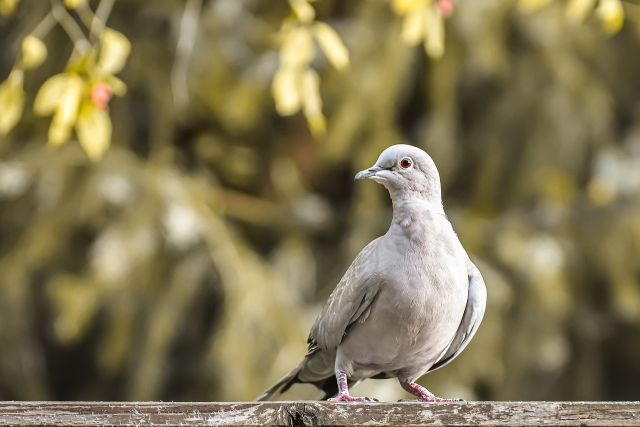
#> input picture open_cv/test_pic.jpg, 1280 x 853 px, given in place of the camera (shown at 1/2 size)
$ python color_picker.py
#> lines starting #> are read from the running program, lines starting #| are printed output that depends on the picture; after the words box and inside, x2 and y2 are one past the last pixel; in counts of white or black regions, pixels touching at a corner belong together
import cv2
import numpy as np


def empty(a):
    pass


frame_width = 640
frame_height = 480
capture = cv2.VideoCapture(0)
capture.set(3, frame_width)
capture.set(4, frame_height)
capture.set(11, 45)
capture.set(10, 25)

cv2.namedWindow("HSV")
cv2.resizeWindow("HSV", 640, 240)
cv2.createTrackbar("Hue min", "HSV", 0, 179, empty)
#> slider 'Hue min' is set to 35
cv2.createTrackbar("Sat min", "HSV", 0, 255, empty)
#> slider 'Sat min' is set to 51
cv2.createTrackbar("Val min", "HSV", 0, 255, empty)
#> slider 'Val min' is set to 51
cv2.createTrackbar("Hue max", "HSV", 179, 179 , empty)
cv2.createTrackbar("Sat max", "HSV", 255, 255, empty)
cv2.createTrackbar("Val max", "HSV", 255, 255, empty)
while True:
    _, img = capture.read()
#> img is the input picture: shape (853, 1280, 3); mean B, G, R 83.6, 119.1, 129.6
    imgHsv = cv2.cvtColor(img, cv2.COLOR_BGR2HSV)
#> imgHsv: shape (853, 1280, 3); mean H, S, V 25, 96.1, 129.6
    h_min = cv2.getTrackbarPos("Hue min", "HSV")
    h_max = cv2.getTrackbarPos("Hue max", "HSV")
    s_min = cv2.getTrackbarPos("Sat min", "HSV")
    s_max = cv2.getTrackbarPos("Sat max", "HSV")
    v_min = cv2.getTrackbarPos("Val min", "HSV")
    v_max = cv2.getTrackbarPos("Val max", "HSV")
    lower = np.array([h_min, s_min, v_min])
    upper = np.array([h_max, s_max, v_max])
    mask = cv2.inRange(imgHsv, lower, upper)
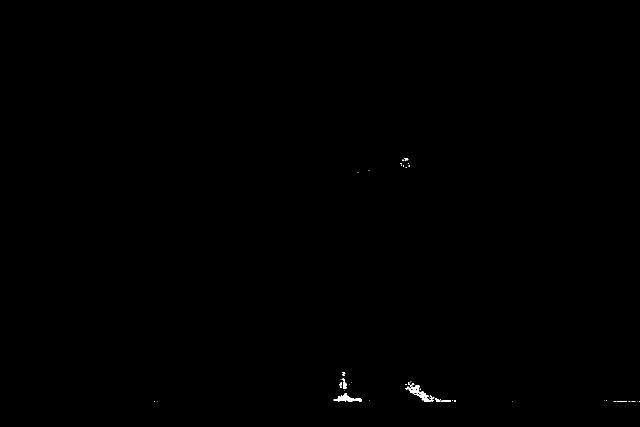
#> mask: shape (853, 1280) (shown at 1/2 size); 0.13% white; 47 white regions (39 under 20 px), largest, box (x1, y1, x2, y2) and area: (811, 770, 869, 803) 579, (671, 786, 724, 803) 410, (685, 756, 693, 778) 106
    result = cv2.bitwise_and(img, img, mask=mask)
    mask = cv2.cvtColor(mask, cv2.COLOR_GRAY2BGR)
    h_stack = np.hstack([img, mask, result])
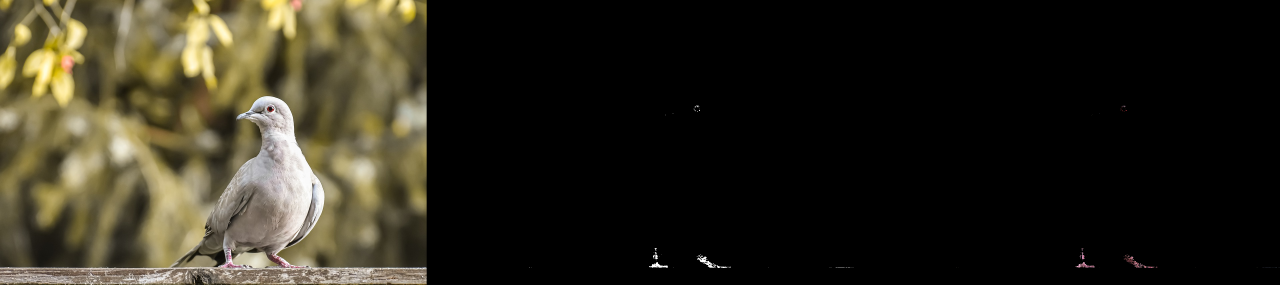
#> h_stack: shape (853, 3840, 3) (shown at 1/3 size); mean B, G, R 28, 39.8, 43.4
    cv2.imshow('Horizontal Stack', h_stack)
    if cv2.waitKey(1) & 0xFF == ord('q'):
#> (key q is pressed here)
        break
